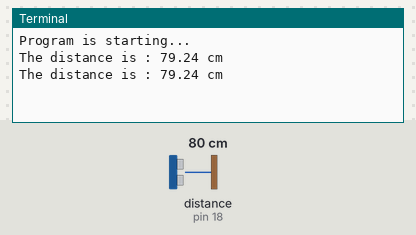
This program was run on a simulated Raspberry Pi (header pin numbers). On the bench: the last lines printed to the terminal. The inputs (shaded band) are chosen by the test bench; at power-on: distance to the obstacle (sensor on pin 18) 80 cm. The echo pulse lasts 58.3 µs per cm; the clock reads 2024-03-15 10:24:30 at power-on unless the program sets it.

Above: at 1.2 s.
1.3 s: distance to the obstacle (sensor on pin 18) set to 2 cm
At 2.6 s:
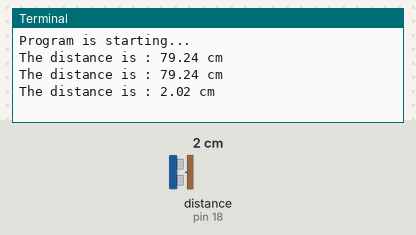
2.8 s: distance to the obstacle (sensor on pin 18) set to 4 cm
At 3.5 s:
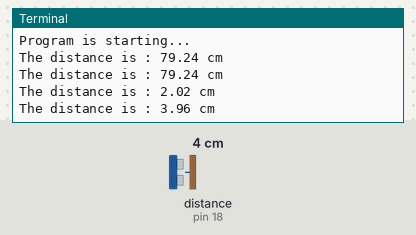
Timing chart, 0 to 5.8 s (numbered marks = the images above; inputs shaded):
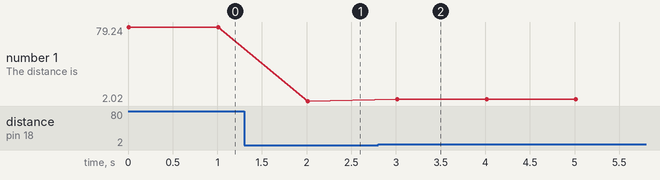

Measured:
- after the input at 1.3 s, the terminal: prints a new line after 0.71 s (image 1)
- after the input at 2.8 s, the terminal: prints a new line after 0.21 s (image 2)
- plotted number 1: 79.24 → 2.02 after the input at 1.3 s, 2.02 → 3.96 after the input at 2.8 s

The program:

ultrasonic1_free_nove.py
```python
#!/usr/bin/env python3
########################################################################
# Filename    : UltrasonicRanging.py
# Description : Get distance via UltrasonicRanging sensor
# auther      : www.freenove.com
# modification: 2019/12/28
########################################################################
import RPi.GPIO as GPIO
import time

trigPin = 16
echoPin = 18
MAX_DISTANCE = 220  # define the maximum measuring distance, unit: cm
timeOut = MAX_DISTANCE * 60  # calculate timeout according to the maximum measuring distance


def pulseIn(pin, level, timeOut):  # obtain pulse time of a pin under timeOut
	t0 = time.time()
	while (GPIO.input(pin) != level):
		if ((time.time() - t0) > timeOut * 0.000001):
			return 0;
	t0 = time.time()
	while (GPIO.input(pin) == level):
		if ((time.time() - t0) > timeOut * 0.000001):
			return 0;
	pulseTime = (time.time() - t0) * 1000000
	return pulseTime


def getSonar():  # get the measurement results of ultrasonic module,with unit: cm
	GPIO.output(trigPin, GPIO.HIGH)  # make trigPin output 10us HIGH level
	time.sleep(0.00001)  # 10us
	GPIO.output(trigPin, GPIO.LOW)  # make trigPin output LOW level
	pingTime = pulseIn(echoPin, GPIO.HIGH, timeOut)  # read plus time of echoPin
	distance = pingTime * 340.0 / 2.0 / 10000.0  # calculate distance with sound speed 340m/s
	return distance


def setup():
	GPIO.setmode(GPIO.BOARD)  # use PHYSICAL GPIO Numbering
	GPIO.setup(trigPin, GPIO.OUT)  # set trigPin to OUTPUT mode
	GPIO.setup(echoPin, GPIO.IN)  # set echoPin to INPUT mode


def loop():
	while (True):
		distance = getSonar()  # get distance
		print("The distance is : %.2f cm" % (distance))
		time.sleep(1)


if __name__ == '__main__':  # Program entrance
	print('Program is starting...')
	setup()
	try:
		loop()
	except KeyboardInterrupt:  # Press ctrl-c to end the program.
		GPIO.cleanup()  # release GPIO resource
```
